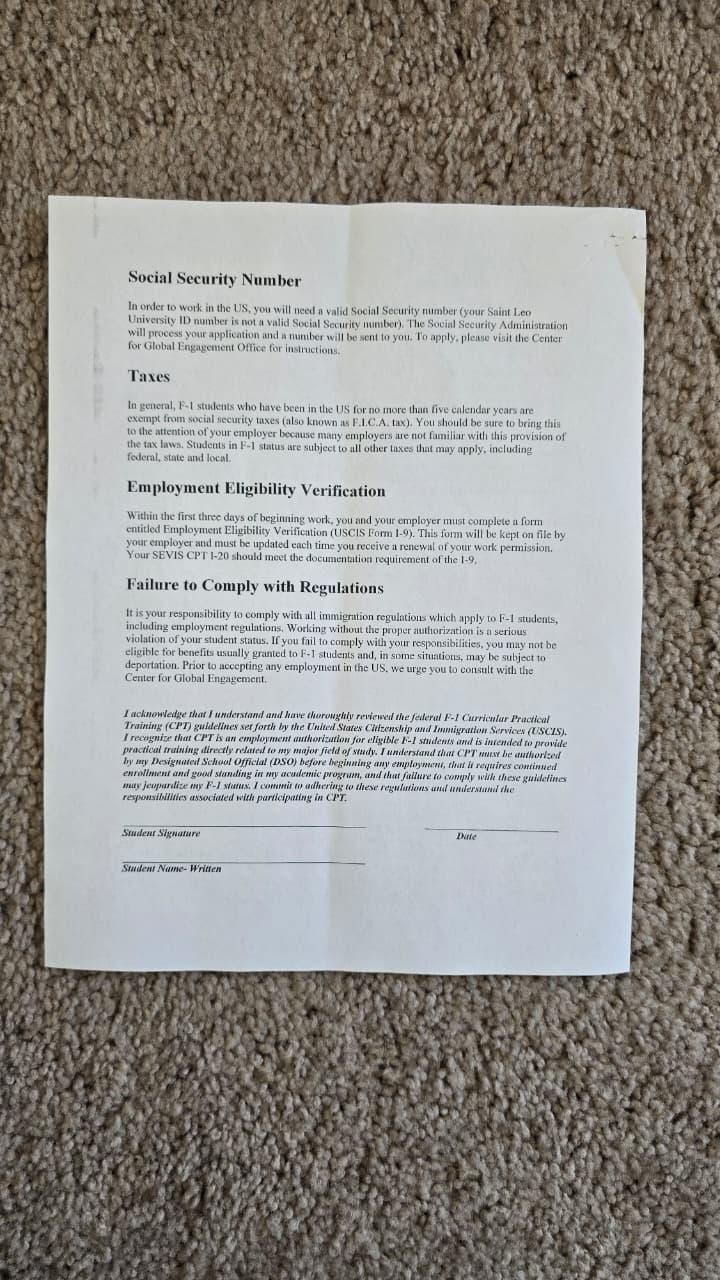
#> input picture Test2.jpg, 720 x 1280 px
$ python -i scanner.py   (imports and definitions only)
#> lines starting #> are read from the running program, lines starting #| are printed output that depends on the picture; after the words box and inside, x2 and y2 are one past the last pixel; in counts of white or black regions, pixels touching at a corner belong together
### image_search/transform.py
# import the necessary packages
import numpy as np
import cv2
def order_points(pts):
	# initialzie a list of coordinates that will be ordered
	# such that the first entry in the list is the top-left,
	# the second entry is the top-right, the third is the
	# bottom-right, and the fourth is the bottom-left
	rect = np.zeros((4, 2), dtype = "float32")
	# the top-left point will have the smallest sum, whereas
	# the bottom-right point will have the largest sum
	s = pts.sum(axis = 1)
	rect[0] = pts[np.argmin(s)]
	rect[2] = pts[np.argmax(s)]
	# now, compute the difference between the points, the
	# top-right point will have the smallest difference,
	# whereas the bottom-left will have the largest difference
	diff = np.diff(pts, axis = 1)
	rect[1] = pts[np.argmin(diff)]
	rect[3] = pts[np.argmax(diff)]
	# return the ordered coordinates
	return rect

def four_point_transform(image, pts):
	# obtain a consistent order of the points and unpack them
	# individually
	rect = order_points(pts)
	(tl, tr, br, bl) = rect
	# compute the width of the new image, which will be the
	# maximum distance between bottom-right and bottom-left
	# x-coordiates or the top-right and top-left x-coordinates
	widthA = np.sqrt(((br[0] - bl[0]) ** 2) + ((br[1] - bl[1]) ** 2))
	widthB = np.sqrt(((tr[0] - tl[0]) ** 2) + ((tr[1] - tl[1]) ** 2))
	maxWidth = max(int(widthA), int(widthB))
	# compute the height of the new image, which will be the
	# maximum distance between the top-right and bottom-right
	# y-coordinates or the top-left and bottom-left y-coordinates
	heightA = np.sqrt(((tr[0] - br[0]) ** 2) + ((tr[1] - br[1]) ** 2))
	heightB = np.sqrt(((tl[0] - bl[0]) ** 2) + ((tl[1] - bl[1]) ** 2))
	maxHeight = max(int(heightA), int(heightB))
	# now that we have the dimensions of the new image, construct
	# the set of destination points to obtain a "birds eye view",
	# (i.e. top-down view) of the image, again specifying points
	# in the top-left, top-right, bottom-right, and bottom-left
	# order
	dst = np.array([
		[0, 0],
		[maxWidth - 1, 0],
		[maxWidth - 1, maxHeight - 1],
		[0, maxHeight - 1]], dtype = "float32")
	# compute the perspective transform matrix and then apply it
	M = cv2.getPerspectiveTransform(rect, dst)
	warped = cv2.warpPerspective(image, M, (maxWidth, maxHeight))
	# return the warped image
	return warped

### enhancements.py
import cv2
import numpy as np
from skimage.filters import threshold_local

def adjust_contrast_brightness(image, clip_limit=2.0, tile_grid_size=(8,8),
                               upscale=False, sharpen=True):
    """
    Enhances image clarity for readable scans and OCR:
    - Grayscale conversion
    - Mild sharpening (optional)
    - CLAHE contrast enhancement
    - Optional upscaling for small images
    """
    # Convert to grayscale
    if len(image.shape) == 3:
        gray = cv2.cvtColor(image, cv2.COLOR_BGR2GRAY)
    else:
        gray = image

    # Optional mild sharpening
    if sharpen:
        kernel = np.array([[0, -0.15, 0],
                           [-0.15, 1.6, -0.15],
                           [0, -0.15, 0]])
        gray = cv2.filter2D(gray, -1, kernel)

    # CLAHE for contrast
    clahe = cv2.createCLAHE(clipLimit=clip_limit, tileGridSize=tile_grid_size)
    gray = clahe.apply(gray)

    # Optional upscale for small images
    if upscale and gray.shape[1] < 800:
        gray = cv2.resize(gray, None, fx=1.5, fy=1.5, interpolation=cv2.INTER_CUBIC)

    return gray


def apply_threshold(image, method="adaptive"):
    """
    Applies thresholding to produce clean, high-contrast scanned image.
    method options: "adaptive", "otsu", "simple"
    """
    if method == "adaptive":
        T = threshold_local(image, 11, offset=10, method="gaussian")
        return (image > T).astype("uint8") * 255
    elif method == "otsu":
        _, th = cv2.threshold(image, 0, 255, cv2.THRESH_BINARY + cv2.THRESH_OTSU)
        return th
    elif method == "simple":
        _, th = cv2.threshold(image, 127, 255, cv2.THRESH_BINARY)
        return th
    else:
        # fallback: return original image
        return image


def recommend_thresh_method(image):
    """
    Automatically select threshold method based on image analysis.
    """
    gray = cv2.cvtColor(image, cv2.COLOR_BGR2GRAY) if len(image.shape) == 3 else image
    std_dev = np.std(gray)
    mean_val = np.mean(gray)

    # Low variation, uniform image → Otsu
    if std_dev < 40:
        return "otsu"
    # Moderate variation → adaptive
    elif std_dev >= 40 and 60 < mean_val < 190:
        return "adaptive"
    # Extreme dark or bright images → simple
    else:
        return "simple"

### scanner.py
import cv2
from image_search.transform import four_point_transform
from enhancements import adjust_contrast_brightness, apply_threshold, recommend_thresh_method
import imutils

def scan_document(image_path, thresh_method=None, upscale=True, sharpen=True, do_ocr=False):
    """
    Scans a single document image.
    Returns:
        - scanned image (warped + enhanced)
        - extracted text (OCR) if needed
    """
#> called with image_path = 'Test2.jpg', upscale = True, sharpen = True, do_ocr = False
    # Load image
    image = cv2.imread(image_path)
#> image is the input picture: shape (1280, 720, 3); mean B, G, R 141.2, 145.3, 147.4
    ratio = image.shape[0] / 500.0
#> ratio = 2.56
    orig = image.copy()
    image_resized = imutils.resize(image, height=500)

    # Convert to grayscale and detect edges
    gray = cv2.cvtColor(image_resized, cv2.COLOR_BGR2GRAY)
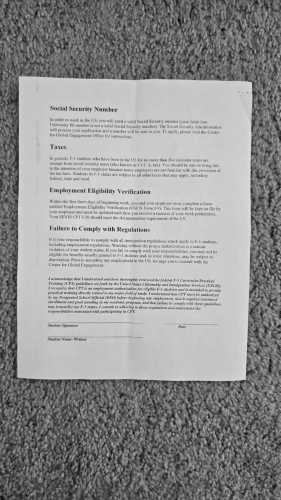
#> gray: shape (500, 281); min 8, max 221, mean 145.5
    gray = cv2.GaussianBlur(gray, (5, 5), 0)
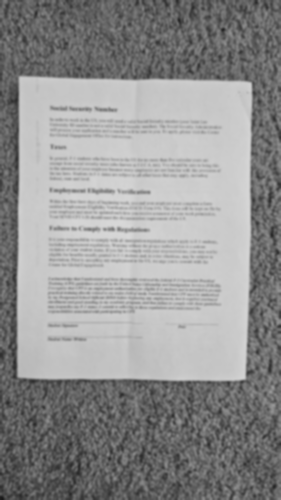
#> gray: shape (500, 281); min 24, max 216, mean 145.5
    edged = cv2.Canny(gray, 75, 200)
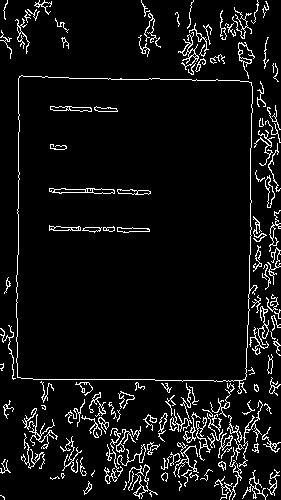
#> edged: shape (500, 281); 6.7% white in thin lines or dots

    # Find contours
    cnts = cv2.findContours(edged.copy(), cv2.RETR_LIST, cv2.CHAIN_APPROX_SIMPLE)
#> cnts = 226 contours, 127 with area under 20; largest, box (x1, y1, x2, y2) and area: (16, 75, 258, 394) 69762, (16, 75, 253, 382) 69741, (49, 188, 115, 194) 232, (50, 106, 92, 112) 139, (265, 175, 275, 208) 134
    cnts = imutils.grab_contours(cnts)
    cnts = sorted(cnts, key=cv2.contourArea, reverse=True)[:5]
#> cnts = 5 contours; box (x1, y1, x2, y2) and area: (16, 75, 258, 394) 69762, (16, 75, 253, 382) 69741, (49, 188, 115, 194) 232, (50, 106, 92, 112) 139, (265, 175, 275, 208) 134

    screenCnt = None
    for c in cnts:
        peri = cv2.arcLength(c, True)
        approx = cv2.approxPolyDP(c, 0.02 * peri, True)
        if len(approx) == 4:
            screenCnt = approx
            break
#> this loop made 1 pass
#> (peri, screenCnt) on pass 1: (1204.6, [[19, 76], [17, 377], [246, 392], [251, 82]])

    if screenCnt is None:
        raise Exception("Could not find document edges.")

    # Perspective transform
    warped = four_point_transform(orig, screenCnt.reshape(4, 2) * ratio)
#> in order_points, `s = pts.sum(axis = 1)`: s = [243.2, 1008.6, 1633.3, 852.5]
#> in order_points, `diff = np.diff(pts, axis = 1)`: diff = [145.9, 921.6, 373.8, -432.6]
#> in four_point_transform, `rect = order_points(pts)`: rect = [[48.64, 194.6], [642.6, 209.9], [629.8, 1003.5], [43.52, 965.1]]
#> in four_point_transform, `(tl, tr, br, bl) = rect`: tl = [48.64, 194.6]; tr = [642.6, 209.9]; br = [629.8, 1003.5]; bl = [43.52, 965.1]
#> in four_point_transform, `widthA = np.sqrt(((br[0] - bl[0]) ** 2) + ((br[1] - bl[1]) ** 2))`: widthA = 587.5
#> in four_point_transform, `widthB = np.sqrt(((tr[0] - tl[0]) ** 2) + ((tr[1] - tl[1]) ** 2))`: widthB = 594.1
#> in four_point_transform, `maxWidth = max(int(widthA), int(widthB))`: maxWidth = 594
#> in four_point_transform, `heightA = np.sqrt(((tr[0] - br[0]) ** 2) + ((tr[1] - br[1]) ** 2))`: heightA = 793.7
#> in four_point_transform, `heightB = np.sqrt(((tl[0] - bl[0]) ** 2) + ((tl[1] - bl[1]) ** 2))`: heightB = 770.6
#> in four_point_transform, `maxHeight = max(int(heightA), int(heightB))`: maxHeight = 793
#> in four_point_transform, `dst = np.array([ [0, 0], [maxWidth - 1, 0], [maxWidth - 1, maxHeight -..`: dst = [[0, 0], [593, 0], [593, 792], [0, 792]]
#> in four_point_transform, `M = cv2.getPerspectiveTransform(rect, dst)`: M = [[1.03, 0.00683, -51.34], [-0.0262, 1.01, -196.1], [5.18e-05, -1.56e-05, 1]]
#> in four_point_transform, `warped = cv2.warpPerspective(image, M, (maxWidth, maxHeight))`:
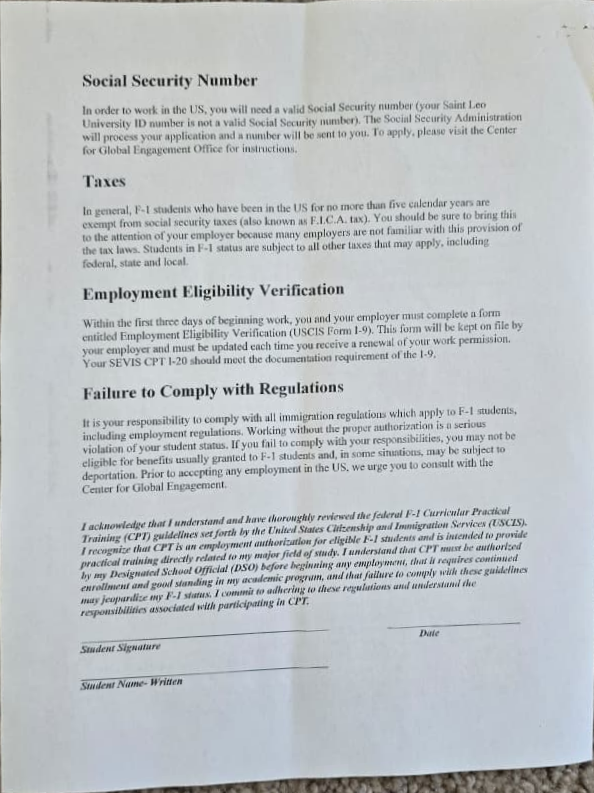
#> warped: shape (793, 594, 3); mean B, G, R 196.4, 193.5, 188.9

    # Enhance contrast, optional sharpen & upscale
    warped = adjust_contrast_brightness(warped, upscale=upscale, sharpen=sharpen)
#> in adjust_contrast_brightness, `gray = clahe.apply(gray)`:
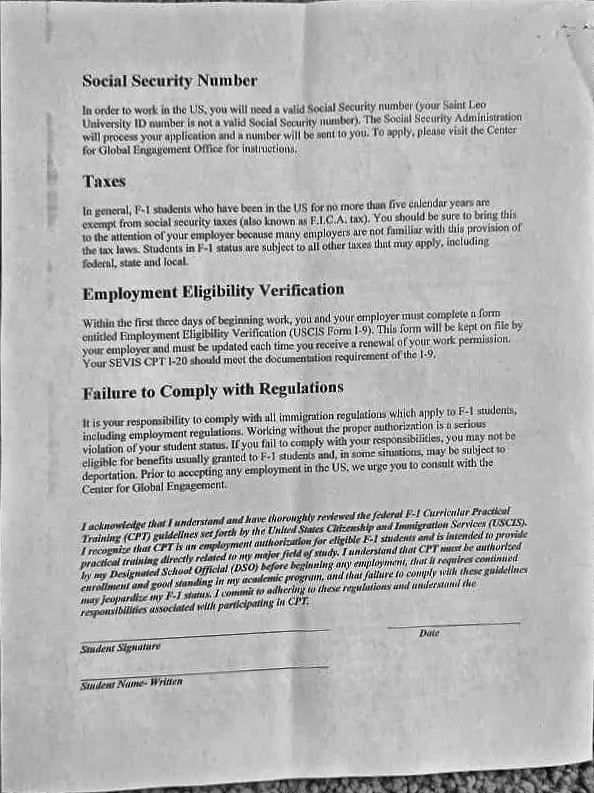
#> gray: shape (793, 594); min 1, max 255, mean 179.5
#> in adjust_contrast_brightness, `gray = cv2.resize(gray, None, fx=1.5, fy=1.5, interpolation=cv2.INTER_..`:
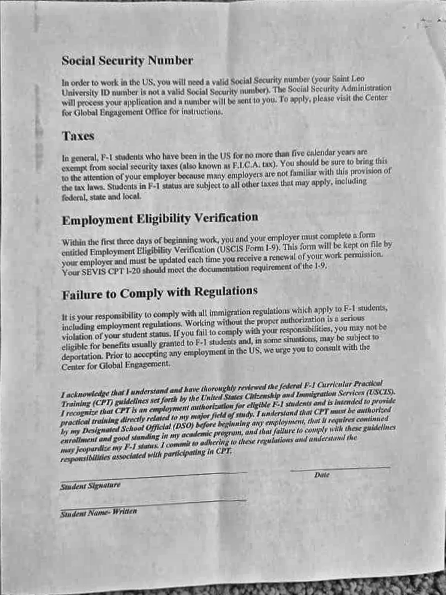
#> gray: shape (1190, 891) (shown at 1/2 size); min 0, max 255, mean 179.5

    # Automatic threshold if not provided
    if thresh_method is None:
        thresh_method = recommend_thresh_method(warped)
#> in recommend_thresh_method, `std_dev = np.std(gray)`: std_dev = 36.24
#> in recommend_thresh_method, `mean_val = np.mean(gray)`: mean_val = 179.5
#> thresh_method = 'otsu'

    # Apply threshold
    scanned = apply_threshold(warped, method=thresh_method)
#> in apply_threshold, `_, th = cv2.threshold(image, 0, 255, cv2.THRESH_BINARY + cv2.THRESH_OT..`:
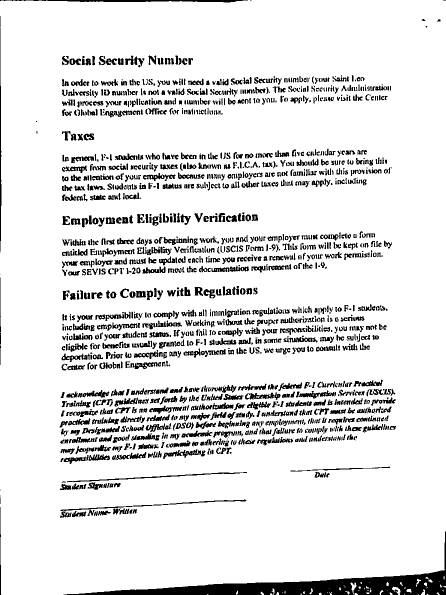
#> th: shape (1190, 891) (shown at 1/2 size); 88.7% white; 1418 black regions (243 under 20 px), largest, box (x1, y1, x2, y2) and area: (127, 1063, 891, 1190) 16919, (0, 0, 496, 5) 1458, (0, 56, 3, 503) 810
    text = None
    if do_ocr:
        import pytesseract
        text = pytesseract.image_to_string(scanned, lang="eng")

    return scanned, text

>>> result = scan_document('Test2.jpg')
